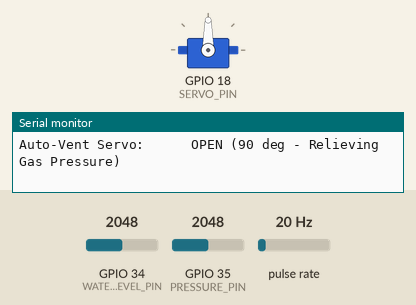
This sketch was run on a simulated ESP32. On the bench: servo, the last lines printed to the serial monitor. Wiring (inferred from the names in the program): pulse sensor: data GPIO 2. The test bench sets the inputs (shaded band); at power-on: GPIO 34 (WATER_LEVEL_PIN) = 2048, GPIO 35 (PRESSURE_PIN) = 2048, pulse rate 20 Hz.

Above: at 1.1 s.
At 2.1 s:
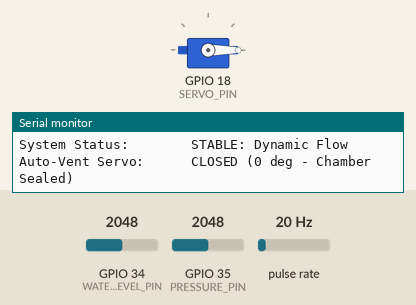
Timing chart, 0 to 3.6 s (numbered marks = the images above):
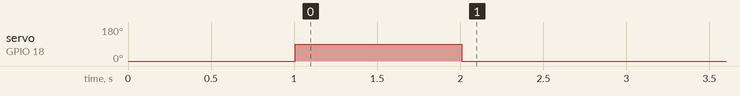

Measured:
- by itself, servo on GPIO 18 (SERVO_PIN): 0° → 90° at 1.0 s, → 0° 1.0 s later

The sketch:

All_sensors_servo.ino
```cpp
#include <ESP32Servo.h>

// ==================== Pin Definitions (ESP32) ====================
const int FLOW_SENSOR_PIN = 2;   // Pulse output from YF-S201
const int WATER_LEVEL_PIN = 34;  // Analog input from Water Level Sensor
const int PRESSURE_PIN    = 35;  // Analog input from Pressure Transducer
const int SERVO_PIN       = 18;  // PWM output for Servo Auto-Vent

// ==================== Calibration Constants ====================
const float FLOW_CALIBRATION_FACTOR = 7.5; // Pulses/sec per L/min for YF-S201
const float ESP32_VOLTAGE           = 3.3; // ESP32 ADC reference voltage
const int   ADC_RESOLUTION          = 4095; // ESP32 has a 12-bit ADC (0 to 4095)

// Pressure Sensor Specs (Scaled for voltage divider or 3.3V reference)
const float PRESSURE_VMIN = 0.5;   // Sensor baseline voltage
const float PRESSURE_VMAX = 4.5;   // Sensor maximum voltage
const float MAX_PRESSURE_KPA = 1200.0; // 1.2 MPa = 1200 kPa

// Servo Angles
const int VENT_CLOSED_ANGLE = 0;
const int VENT_OPEN_ANGLE   = 90;

// Thresholds for Biofilter & Gas Inundation
const float FLOW_STAGNANT_THRESHOLD  = 0.5;   // Below 0.5 L/min = stagnant
const float GAS_PRESSURE_THRESHOLD   = 108.0; // Over ~108 kPa = biogas pocket build-up

// ==================== Global Variables ====================
volatile unsigned long pulseCount = 0;
unsigned long lastSampleTime = 0;
Servo autoVentServo;

// Interrupt Service Routine for Flow Counter
void IRAM_ATTR pulseCounter() {
  pulseCount++;
}

void setup() {
  // Set Serial Monitor to 115200 baud to eliminate garbage characters
  Serial.begin(115200);
  delay(1000);

  // Setup Flow Sensor Pin
  pinMode(FLOW_SENSOR_PIN, INPUT_PULLUP);
  attachInterrupt(digitalPinToInterrupt(FLOW_SENSOR_PIN), pulseCounter, RISING);

  // Setup Analog Inputs
  pinMode(WATER_LEVEL_PIN, INPUT);
  pinMode(PRESSURE_PIN, INPUT);

  // Setup Servo using ESP32 PWM allocation
  ESP32PWM::allocateTimer(0);
  autoVentServo.setPeriodHertz(50); // Standard 50Hz servo
  autoVentServo.attach(SERVO_PIN, 500, 2400);
  autoVentServo.write(VENT_CLOSED_ANGLE);

  Serial.println("==================================================");
  Serial.println(" AegisFlow-BioDrain: Multi-Sensor & Gas Matrix   ");
  Serial.println("==================================================");
}

void loop() {
  unsigned long currentTime = millis();

  // Update calculations and display once every second (1000 ms)
  if (currentTime - lastSampleTime >= 1000) {
    // 1. Calculate Flow Rate (L/min)
    detachInterrupt(digitalPinToInterrupt(FLOW_SENSOR_PIN));
    float flowRate = ((float)pulseCount / FLOW_CALIBRATION_FACTOR);
    pulseCount = 0;
    attachInterrupt(digitalPinToInterrupt(FLOW_SENSOR_PIN), pulseCounter, RISING);

    // 2. Read Water Level (Percentage)
    int rawWaterADC = analogRead(WATER_LEVEL_PIN);
    float waterLevelPercent = map(rawWaterADC, 0, ADC_RESOLUTION, 0, 100);
    waterLevelPercent = constrain(waterLevelPercent, 0, 100);

    // 3. Read Pressure Sensor (kPa)
    int rawPressureADC = analogRead(PRESSURE_PIN);
    float voltage = (rawPressureADC / (float)ADC_RESOLUTION) * ESP32_VOLTAGE;

    // Scale voltage to pressure
    float pressureKPa = 101.325; // Standard atmospheric pressure
    if (voltage >= PRESSURE_VMIN) {
      pressureKPa = 101.325 + ((voltage - PRESSURE_VMIN) / (PRESSURE_VMAX - PRESSURE_VMIN)) * MAX_PRESSURE_KPA;
    }

    // 4. Gas Accumulation Diagnostic Algorithm
    int gasRiskPercent = 0;
    String gasStatus = "NORMAL";

    if (flowRate <= FLOW_STAGNANT_THRESHOLD && waterLevelPercent > 10.0) {
      if (pressureKPa > GAS_PRESSURE_THRESHOLD) {
        gasRiskPercent = map((long)(pressureKPa * 10), (long)(GAS_PRESSURE_THRESHOLD * 10), 1250, 60, 100);
        gasRiskPercent = constrain(gasRiskPercent, 60, 100);
        gasStatus = "CRITICAL: Trapped Biogas Formed";
      } else if (pressureKPa > 103.0) {
        gasRiskPercent = map((long)(pressureKPa * 10), 1030, (long)(GAS_PRESSURE_THRESHOLD * 10), 20, 59);
        gasRiskPercent = constrain(gasRiskPercent, 20, 59);
        gasStatus = "WARNING: Moderate Gas Build-up";
      } else {
        gasRiskPercent = 10;
        gasStatus = "LOW: Passive Infiltration";
      }
    } else {
      gasRiskPercent = 5;
      gasStatus = "STABLE: Dynamic Flow";
    }

    // 5. Smart Auto-Vent Actuation
    if (gasRiskPercent >= 60) {
      autoVentServo.write(VENT_OPEN_ANGLE); // Purge gas accumulation
    } else {
      autoVentServo.write(VENT_CLOSED_ANGLE); // Seal chamber
    }

    // 6. Serial Monitor Output
    Serial.println("--------------------------------------------------");
    Serial.print("Water Flow Rate:      "); Serial.print(flowRate, 2); Serial.println(" L/min");
    Serial.print("Chamber Water Level:  "); Serial.print(waterLevelPercent, 1); Serial.println(" %");
    Serial.print("Internal Pressure:    "); Serial.print(pressureKPa, 2); Serial.println(" kPa");
    Serial.print("Estimated Gas Pocket: "); Serial.print(gasRiskPercent); Serial.println(" %");
    Serial.print("System Status:        "); Serial.println(gasStatus);
    Serial.print("Auto-Vent Servo:      ");
    if (gasRiskPercent >= 60) {
      Serial.println("OPEN (90 deg - Relieving Gas Pressure)");
    } else {
      Serial.println("CLOSED (0 deg - Chamber Sealed)");
    }

    lastSampleTime = currentTime;
  }
}
```
